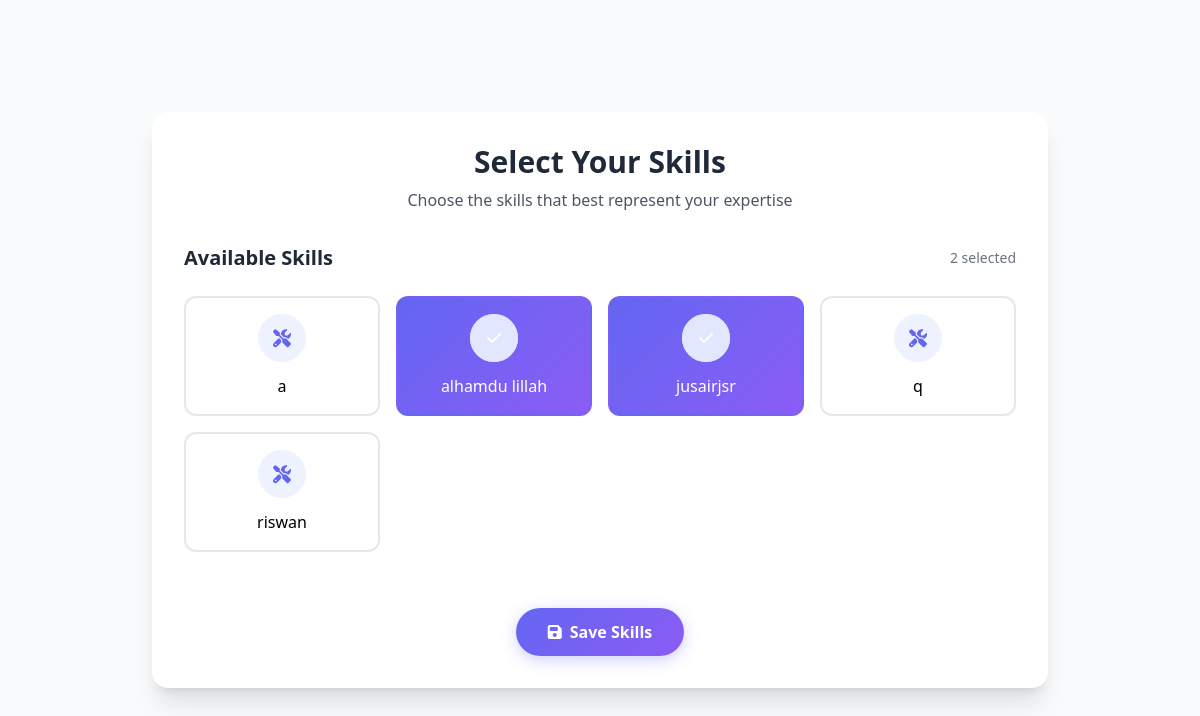
Page /users/skills/select/ (signed in) on the committed database.
### users/models.py (models this page shows, shortened)
class Skill(models.Model):
    name = models.CharField(max_length=50)

### users/views.py (the view)
# urls.py: path('skills/select/', skills_select, name='skills_select'),  # Updated URL for selecting skills
@login_required
def skills_select(request):
    profile = request.user.profile
    if request.method == 'POST':
        form = SkillSelectionForm(request.POST, instance=profile)
        if form.is_valid():
            form.save()
            return redirect('profile_view')
    else:
        form = SkillSelectionForm(instance=profile)
    all_skills = Skill.objects.all()  # Fetch all skills
    user_skills = profile.skills.all()  # Fetch user's current skills
    return render(request, 'users/skills_select.html', {
        'form': form,
        'all_skills': all_skills,
        'user_skills': user_skills
    })

### users/templates/users/skills_select.html (shortened to what this page needs)
{% load static tailwind_tags %}
<!DOCTYPE html>
<html lang="en">
<head>
    {% tailwind_css %}
    <link href="https://cdnjs.cloudflare.com/ajax/libs/font-awesome/6.4.0/css/all.min.css" rel="stylesheet">
</head>
<body class="bg-gray-50 min-h-screen flex items-center justify-center p-4 font-sans antialiased">
    <div class="w-full max-w-4xl">
        <div class="bg-white rounded-2xl shadow-xl overflow-hidden p-8">
            <div class="text-center mb-8">
                <h1 class="text-3xl font-bold text-gray-800 mb-2">Select Your Skills</h1>
                <p class="text-gray-600">Choose the skills that best represent your expertise</p>
            </div>
            <form method="POST" action="{% url 'skills_select' %}" class="space-y-8">
                <div class="space-y-6">
                    <div class="flex items-center justify-between">
                        <h2 class="text-xl font-semibold text-gray-800">Available Skills</h2>
                        <span class="text-sm text-gray-500">{{ user_skills.count }} selected</span>
                    </div>
                    <div class="skill-grid grid grid-cols-2 sm:grid-cols-3 md:grid-cols-4 gap-4">
                        {% for skill in all_skills %}
                        <div class="skill-card">
                            <label for="skill-{{ skill.id }}" class="skill-label cursor-pointer flex flex-col items-center justify-center p-4 border-2 border-gray-200 rounded-xl hover:border-indigo-300 transition-all">
                                <div class="relative mb-3 w-12 h-12 bg-indigo-50 rounded-full flex items-center justify-center">
                                    <i class="fas fa-tools text-indigo-500 text-lg"></i>
                                    <div class="checkmark absolute inset-0 bg-indigo-100 rounded-full flex items-center justify-center">
                                        <i class="fas fa-check text-white"></i>
                                    </div>
                                </div>
                                <span class="text-center font-medium  ">{{ skill.name }}</span>
                            </label>
                        </div>
                        {% endfor %}
                    </div>
                </div>
                <div class="flex justify-center pt-6">
                    <button type="submit" class="submit-btn px-8 py-3 text-white font-semibold rounded-full flex items-center space-x-2">
                        <i class="fas fa-save"></i>
                        <span>Save Skills</span>
                    </button>
                </div>
            </form>
        </div>
    </div>
</body>
</html>

### users/templates/users/skills_select.html (style rules this page uses)
.skill-card { transition: all 0.3s cubic-bezier(0.4, 0, 0.2, 1); animation: fadeIn 0.5s ease forwards; }
.checkbox-input:checked + .skill-label { background: linear-gradient(135deg, #6366f1 0%, #8b5cf6 100%); border-color: transparent; color: white; }
.checkbox-input:checked + .skill-label .checkmark { opacity: 1; transform: scale(1); }
.checkmark { transition: all 0.2s ease; transform: scale(0.8); opacity: 0; }
.submit-btn { transition: all 0.3s ease; background: linear-gradient(135deg, #6366f1 0%, #8b5cf6 100%); color: white; box-shadow: 0 4px 15px rgba(99, 102, 241, 0.3); }
.skill-grid { animation: fadeIn 0.6s ease forwards; }

### rows in the picture
Skill: name "a"
Skill: name "alhamdu lillah"
Skill: name "jusairjsr"
Skill: name "q"
Skill: name "riswan"

### other values in the picture
{{ user_skills.count }} "2"
